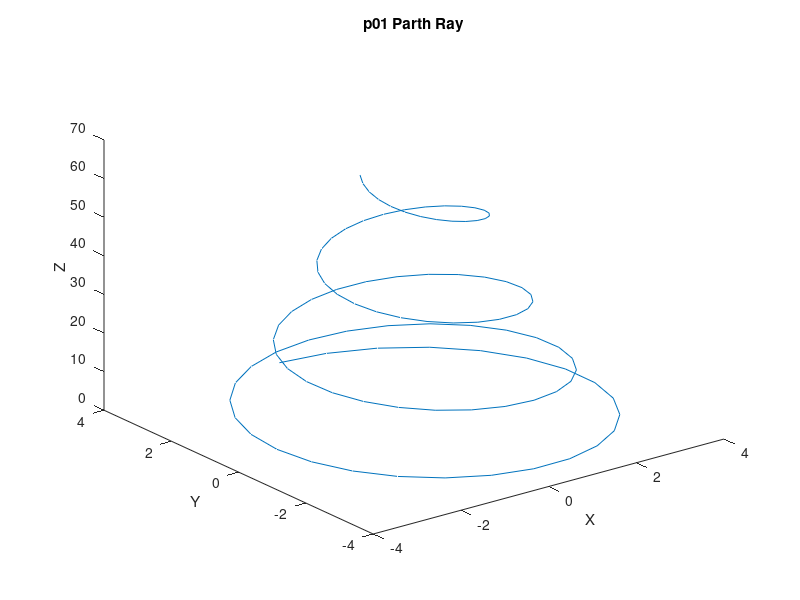
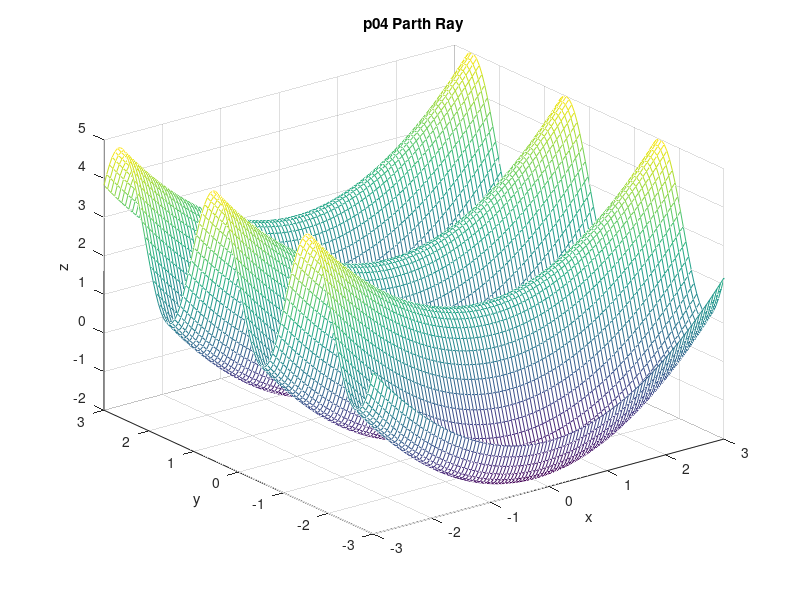
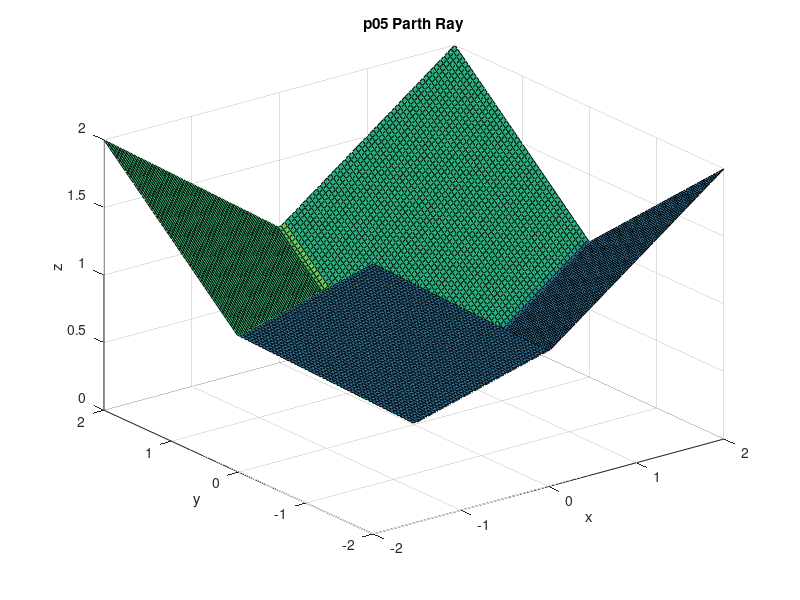
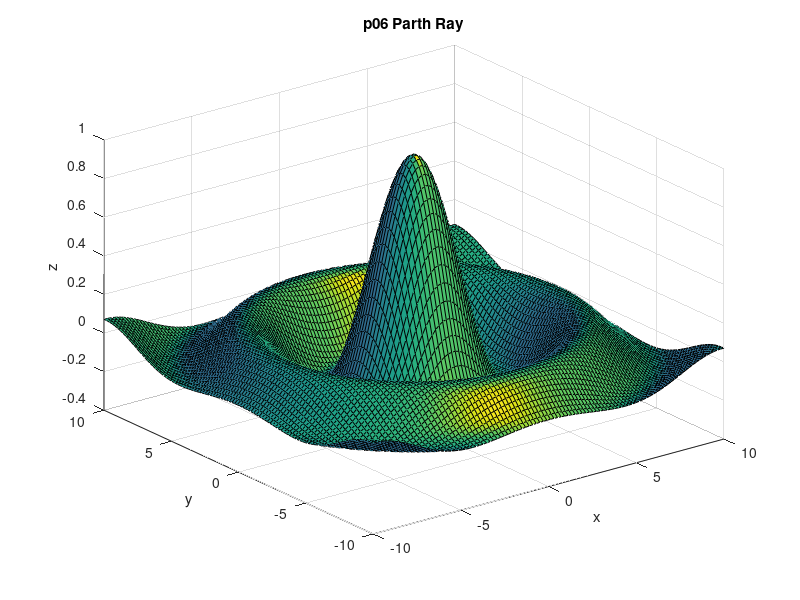

The MATLAB source for these figures, in order:
% lab09.m
% Parth Ray

clear;
format compact;
close all;

%%p01
t = linspace(0, 30);
x = (4 - .1*t).*sin(.8*t);
y = (4 - .1*t).*cos(.8*t);
z = .4*t.^(3/2);
plot3(x, y, z);
title("p01 Parth Ray");
xlabel("X");
ylabel("Y");
zlabel("Z");
zlim([0, 70]);
clear t x y z;

%%p04
figure;
x = linspace(-3, 3);
y = linspace(-3, 3);
[x, y] = meshgrid(x, y);
z = ((x.^2) / 3) + 2*sin(3*y);
mesh(x, y, z);
title("p04 Parth Ray");
xlabel("x");
ylabel("y");
zlabel("z");
axis([-3 3 -3 3 -2 5]);
clear x y z

%%p05
figure;
x = linspace(-2, 2);
y = linspace(-2, 2);
[x, y] = meshgrid(x, y);
z = .5*abs(x) + .5*abs(y);
surfl(x, y, z);
title("p05 Parth Ray");
xlabel("x");
ylabel("y");
zlabel("z");
axis([-2 2 -2 2 0 2]);
clear x y z

%%p06
figure;
x = linspace(-10, 10);
y = linspace(-10, 10);
[x, y] = meshgrid(x, y);
R = sqrt(x.^2 + y.^2);
z = sin(R) ./ R; 
surfl(x, y, z);
title("p06 Parth Ray");
xlabel("x");
ylabel("y");
zlabel("z");
axis([-10 10 -10 10 -0.4 1]);
clear x y z R

%%p08
figure;
x = linspace(-3, 3);
y = linspace(-3, 3);
[x, y] = meshgrid(x, y);
w = 0.01*(x.^2 - y.^2);
surf(x, y, w);
title("p08 Parth Ray");
xlabel("x");
ylabel("y");
zlabel("w");
axis([-3 3 -3 3 -0.1 0.1]);
clear x y w
